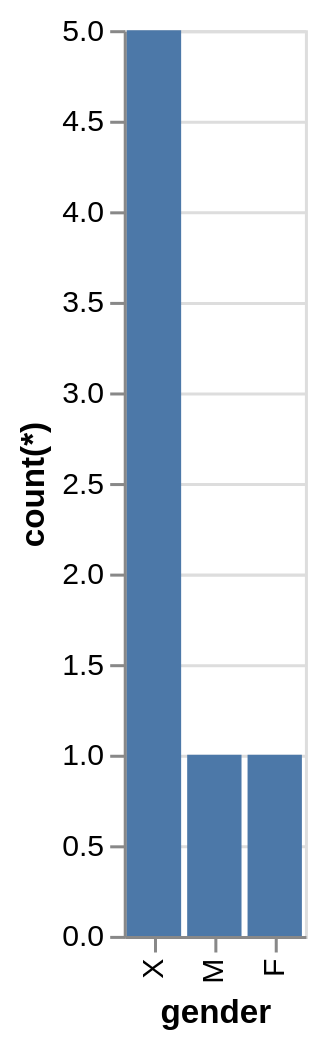

The Vega-Lite source for this figure:
### Vega-Lite specification from a JSON file in a GitHub repository (floating-point values rounded to 4 significant figures)
{"data": {"values": [{"x_data": "X", "y_data": 5}, {"x_data": "M", "y_data": 1}, {"x_data": "F", "y_data": 1}]}, "mark": "bar", "encoding": {"x": {"field": "x_data", "type": "nominal", "title": "gender", "sort": {"op": "sum", "field": "y_data", "order": "descending"}}, "y": {"field": "y_data", "type": "quantitative", "title": "count(*)"}}}
